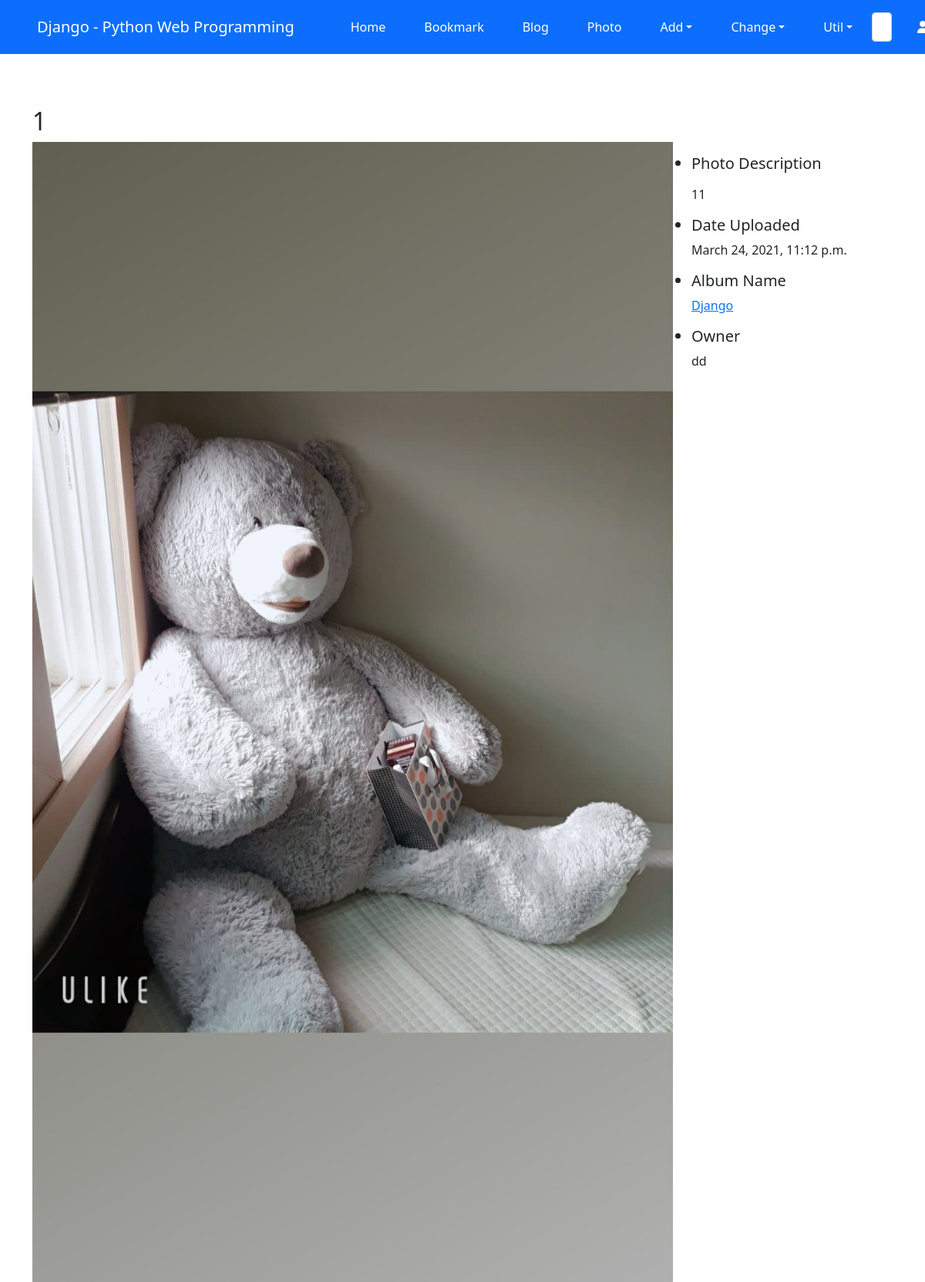
The page /photo/photo/4/ on the database its author committed.
### photo/models.py (models this page shows, shortened)
class Photo(models.Model):
    album = models.ForeignKey(Album, on_delete=models.CASCADE)
    title = models.CharField("TITLE", max_length=30)
    description = models.TextField('Photo Description', blank=True)
    image = ThumbnailImageField(upload_to='photo/%Y/%m')
    upload_dt = models.DateTimeField('Upload Date', auto_now_add=True)
    owner = models.ForeignKey('auth.User', on_delete=models.CASCADE, verbose_name="OWNER", blank=True, null=True)
    class Meta:
        ordering = ('title',)

class Album(models.Model):
    name = models.CharField(max_length=30)
    description = models.CharField('One Line Description', max_length=100, blank= True)
    owner = models.ForeignKey('auth.User', on_delete=models.CASCADE, verbose_name="OWNER", blank=True, null=True)
    objects = models.Manager()
    second_objects = SecondAlbumManager()
    class Meta:
        ordering = ('name',)

### photo/views.py (the view)
# urls.py: path('photo/<int:pk>/', views.PhotoDV.as_view(), name='photo_detail'),
class PhotoDV(DetailView):
    model = Photo

### photo/templates/photo/photo_detail.html (shortened to what this page needs)
{% extends 'base.html' %}
{% block content %}
    <h2 class="mt-5">{{ object.title }}</h2>
    <div class="row">
        <div class="col-md-9">
            <a href="{{ object.image.url }}">
                <img src="{{ object.image.url }}" style="width: 100%;">
            </a>
        </div>
        <ul class="col-md-3 mt-3">
            <li class="h5">Photo Description</li>
                {% if object.description %}<p>{{ object.description|linebreaks }}</p>
                {% else %}<p>(blank)</p>{% endif %}
            <li class="h5">Date Uploaded</li>
                <p class="font-italic">{{ object.upload_dt }}</p>
            <li class="h5">Album Name</li>
                <p class="font-italic">
                    <a href="{% url 'photo:album_detail' object.album.id %}"> {{ object.album.name }}</a>
                </p>
            <li class="h5">Owner</li>
                <p>{{ object.owner }}</p>
        </ul>
    </div>
{% endblock content %}

### rows shown on the page
Photo: title "1", image (picture), description "11", upload_dt "March 24, 2021, 11:12 p.m.", album.name "Django", owner "dd"
